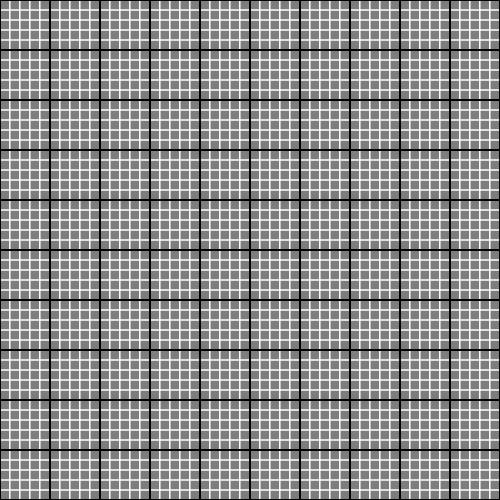
Frame 1 (no input)
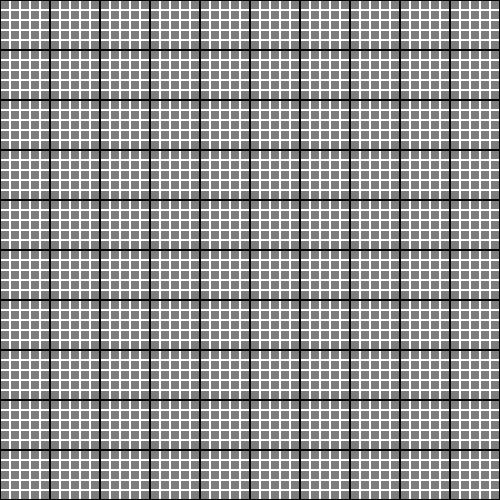
Frame 60 (no input)
Frame 120 (the mouse pressed at the canvas centre since frame 60): identical to frame 60, image omitted

The p5.js sketch that drew these frames (run headless with seeded random() and noise() and a simulated clock; from frame 60 on, the mouse is pressed at the canvas centre):

// p5.js sketch
// ── sketch.js
//-------------------
function setup() {
    createCanvas(500,500);
    background(125);
}

function draw() {
    drawGrid(50, color("#accff44"), 1);
    drawGrid(10, color("black"), 2);
}

//-------------------s
// ── utilities.js
function drawGrid(numBoxes, strokeColor, strokeThickness){
    let boxSize = width / numBoxes;
    noFill();
    strokeWeight(strokeThickness);
    stroke(strokeColor);
    for(j=0; j<numBoxes; j++){
        for(i=0; i<numBoxes; i++){
        rect(boxSize*i, boxSize*j, boxSize, boxSize);
        }
    }
}
